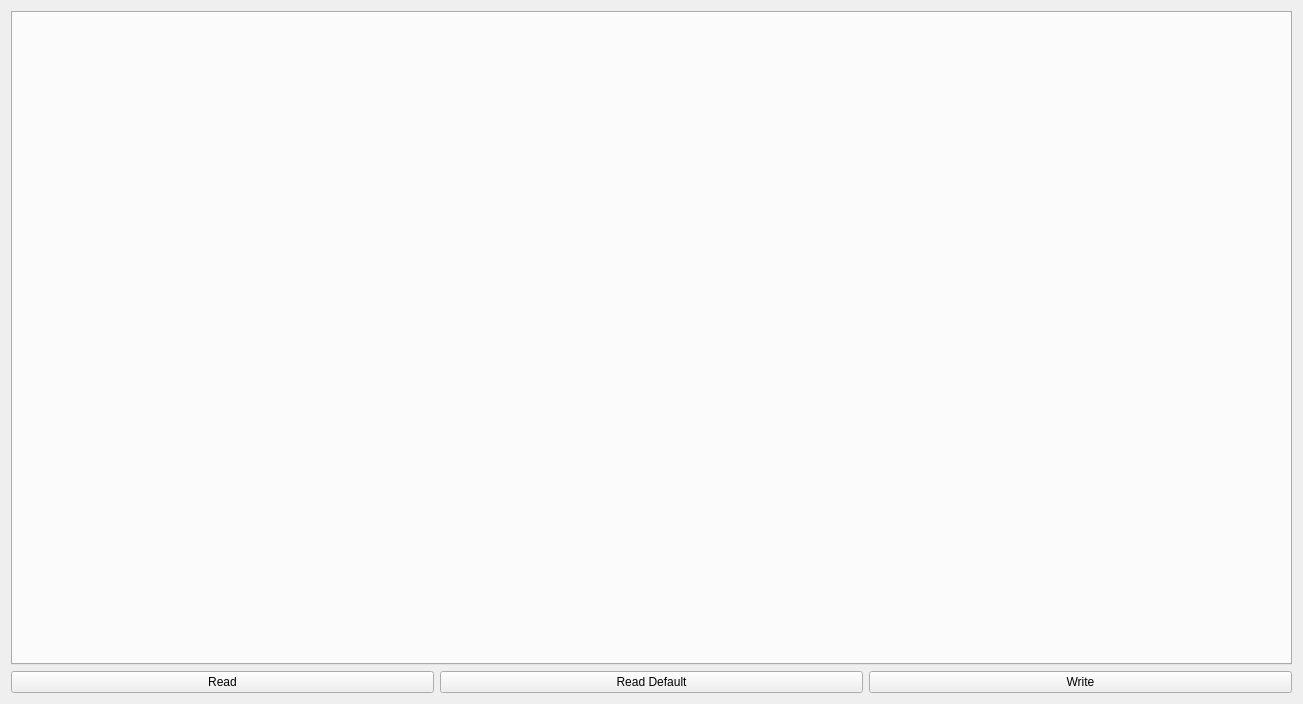
<?xml version="1.0" encoding="UTF-8"?>
<ui version="4.0">
 <class>PageCustomConfig</class>
 <widget class="QWidget" name="PageCustomConfig">
  <property name="geometry">
   <rect>
    <x>0</x>
    <y>0</y>
    <width>1303</width>
    <height>704</height>
   </rect>
  </property>
  <property name="windowTitle">
   <string>Form</string>
  </property>
  <layout class="QVBoxLayout" name="verticalLayout">
   <item>
    <widget class="QTabWidget" name="tabWidget">
     <property name="tabShape">
      <enum>QTabWidget::Triangular</enum>
     </property>
     <property name="currentIndex">
      <number>-1</number>
     </property>
    </widget>
   </item>
   <item>
    <layout class="QHBoxLayout" name="horizontalLayout">
     <item>
      <widget class="QPushButton" name="readButton">
       <property name="text">
        <string>Read</string>
       </property>
       <property name="icon">
        <iconset resource="../res.qrc">
         <normaloff>:/res/icons/Upload-96.png</normaloff>:/res/icons/Upload-96.png</iconset>
       </property>
      </widget>
     </item>
     <item>
      <widget class="QPushButton" name="readDefaultButton">
       <property name="text">
        <string>Read Default</string>
       </property>
       <property name="icon">
        <iconset resource="../res.qrc">
         <normaloff>:/res/icons/Upload-96.png</normaloff>:/res/icons/Upload-96.png</iconset>
       </property>
      </widget>
     </item>
     <item>
      <widget class="QPushButton" name="writeButton">
       <property name="text">
        <string>Write</string>
       </property>
       <property name="icon">
        <iconset resource="../res.qrc">
         <normaloff>:/res/icons/Download-96.png</normaloff>:/res/icons/Download-96.png</iconset>
       </property>
      </widget>
     </item>
    </layout>
   </item>
  </layout>
 </widget>
 <resources>
  <include location="../res.qrc"/>
 </resources>
 <connections/>
</ui>
